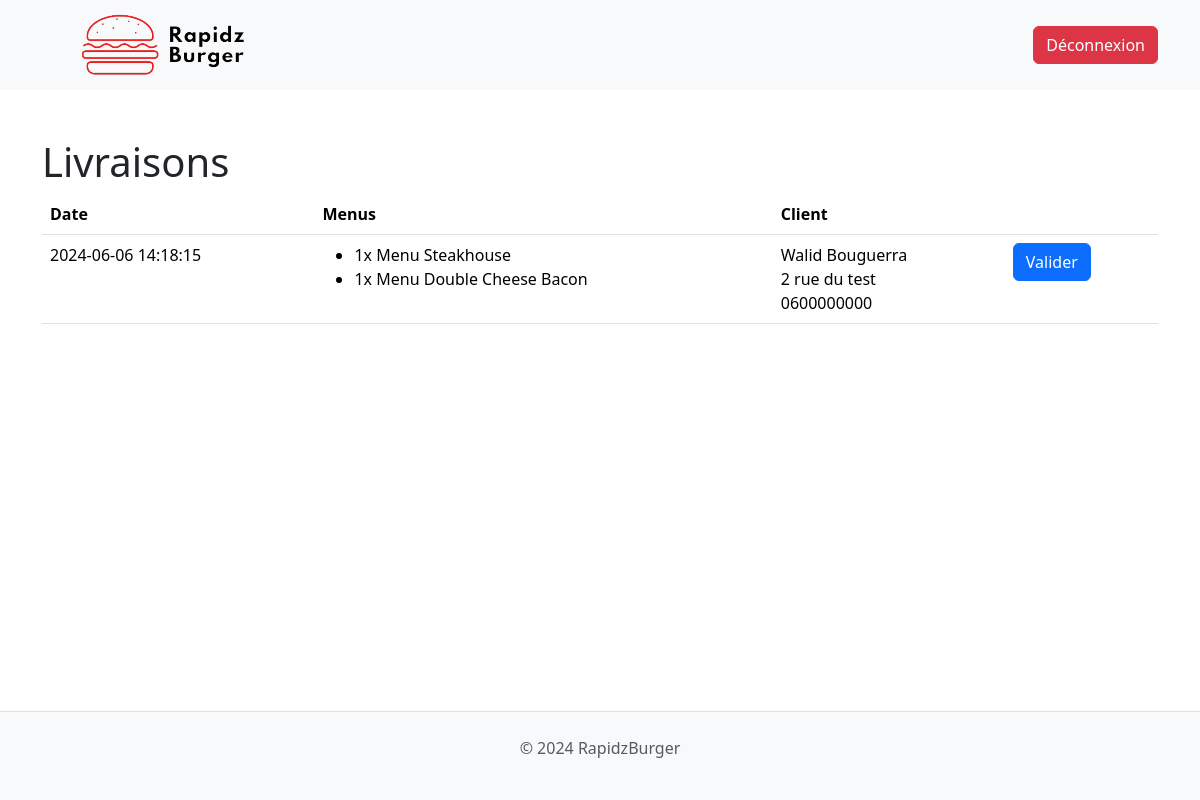
The page /livreur (signed in) on the database its author committed.
### tables this page shows
CREATE TABLE `livraison` (
  `id` int NOT NULL,
  `id_livreur` int NOT NULL,
  `id_commande` int NOT NULL,
  `date_debut` datetime NOT NULL DEFAULT CURRENT_TIMESTAMP,
  `date_fin` datetime DEFAULT NULL
);

CREATE TABLE `commande_menu` (
  `id_commande` int NOT NULL,
  `id_menu` tinyint NOT NULL,
  `quantite` tinyint NOT NULL DEFAULT '1'
);

CREATE TABLE `menu` (
  `id` tinyint NOT NULL,
  `nom` varchar(255) NOT NULL,
  `prix` decimal(4,2) NOT NULL,
  `description` text NOT NULL,
  `image` varchar(255) NOT NULL
);

CREATE TABLE `utilisateur` (
  `id` int NOT NULL,
  `id_role` tinyint NOT NULL,
  `prenom` varchar(250) NOT NULL,
  `nom` varchar(250) NOT NULL,
  `email` varchar(255) NOT NULL,
  `password` varchar(255) NOT NULL
);

CREATE TABLE `commande` (
  `id` int NOT NULL,
  `id_utilisateur` int NOT NULL,
  `prix` int NOT NULL,
  `adresse` varchar(255) NOT NULL,
  `telephone` varchar(10) NOT NULL,
  `date_commande` datetime NOT NULL DEFAULT CURRENT_TIMESTAMP
);

### src/controllers/Controller.php (called while the page is built, shortened)
<?php
class Controller
{
    public function render($view, $data = [])
    {
        extract($data);
        include '../src/views/' . $view . '.php';
        include '../src/views/layouts/default.php';
    }
}

### src/models/Model.php (called while the page is built, shortened)
<?php
abstract class Model {
    private $dsn="mysql:dbname=rapidzburger;host=localhost;charset=utf8";
	private $login="root";
	private $password="";
	protected $pdo;
    public function __construct(){
		if($this->pdo == null){
			$this->pdo = new PDO($this->dsn, $this->login, $this->password);
			$this->pdo->setAttribute(PDO::ATTR_ERRMODE,PDO::ERRMODE_EXCEPTION);
			$this->pdo->setAttribute(PDO::ATTR_DEFAULT_FETCH_MODE,PDO::FETCH_OBJ);
		}
	}
}

### src/models/LivraisonModel.php (called while the page is built, shortened)
<?php
class LivraisonModel extends Model {
    public function findAllByLivreur(int $id)
    {
        $query = $this->pdo->prepare("SELECT *, livraison.id FROM livraison
        JOIN commande ON commande.id = livraison.id_commande
        JOIN utilisateur ON utilisateur.id = commande.id_utilisateur
        WHERE id_livreur = :id AND date_fin IS NULL");
        $query->execute(['id' => $id]);
        $livraisons = $query->fetchAll();
        foreach ($livraisons as $livraison) {
            $query = $this->pdo->prepare("SELECT nom, quantite FROM commande_menu
            JOIN menu
            ON commande_menu.id_menu = menu.id
            WHERE id_commande = :id");
            $query->execute(['id' => $livraison->id_commande]);
            $livraison->menus = $query->fetchAll();
        }
        return $livraisons;
    }
}

### src/views/livreur/livraisons.php (the view)
<section>
    <h1>Livraisons</h1>
    <table class="table">
        <tr>
            <th>Date</th>
            <th>Menus</th>
            <th>Client</th>
            <th></th>
        </tr>
        <?php foreach ($livraisons as $livraison): ?>
            <tr>
                <td><?= $livraison->date_debut ?></td>
                <td>
                    <ul>
                        <?php foreach ($livraison->menus as $menu): ?>
                            <li><?= $menu->quantite ?>x Menu <?= $menu->nom ?></li>
                        <?php endforeach; ?>
                    </ul>
                </td>
                <td><?= $livraison->prenom . ' ' . $livraison->nom?> <br> <?= $livraison->adresse ?> <br> <?= $livraison->telephone ?></td>
                <td><a href="delivery/delivered/<?= $livraison->id ?>" class="btn btn-primary">Valider</a></td>
            </tr>
        <?php endforeach; ?>
    </table>
</section>

### rows shown on the page
livraison: date_debut "2024-06-06 14:18:15", utilisateur.prenom "Walid", utilisateur.nom "Bouguerra", id_commande.adresse "2 rue du test", id_commande.telephone "0600000000"
commande_menu: quantite "1", id_menu.nom "Steakhouse"
commande_menu: quantite "1", id_menu.nom "Double Cheese Bacon"
